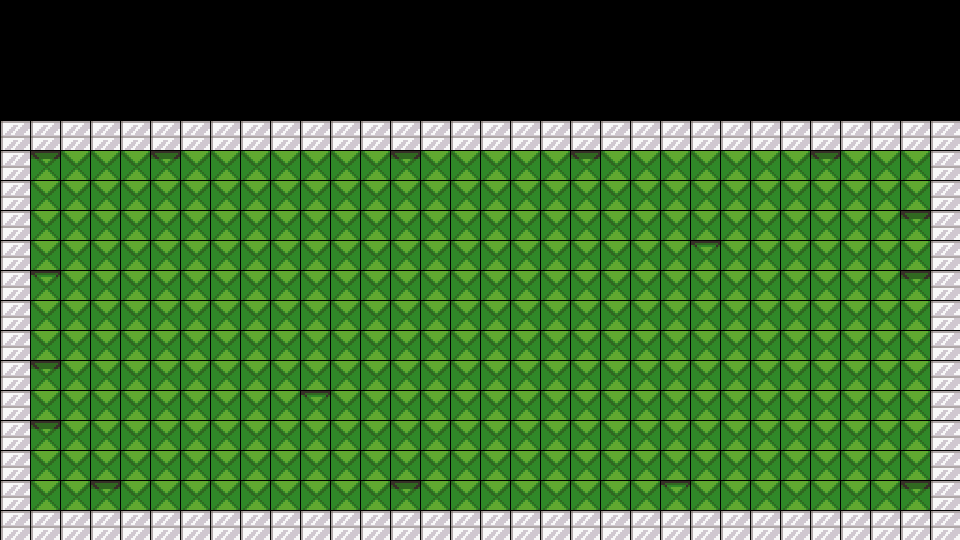

A level layout from a 2D game, rendered from its tile map. Below: a short description, then the map file with its tile-grid data intact:
An orthogonal 32x18 tile map with 30x30 px tiles, 1 tile layer (Tile Layer 1).

<map version="1.10" tiledversion="git" orientation="orthogonal" renderorder="right-down" width="32" height="18" tilewidth="30" tileheight="30" infinite="0" nextlayerid="2" nextobjectid="1">
 <tileset firstgid="1" name="BomberMan" tilewidth="30" tileheight="30" spacing="1" margin="0" tilecount="36" columns="6">
  <image source="../Assets/TileSet.png" width="200" height="200" />
 </tileset>
 <layer id="1" name="Tile Layer 1" width="32" height="18">
  <data encoding="csv">
0,0,0,0,0,0,0,0,0,0,0,0,0,0,0,0,0,0,0,0,0,0,0,0,0,0,0,0,0,0,0,0,
0,0,0,0,0,0,0,0,0,0,0,0,0,0,0,0,0,0,0,0,0,0,0,0,0,0,0,0,0,0,0,0,
0,0,0,0,0,0,0,0,0,0,0,0,0,0,0,0,0,0,0,0,0,0,0,0,0,0,0,0,0,0,0,0,
0,0,0,0,0,0,0,0,0,0,0,0,0,0,0,0,0,0,0,0,0,0,0,0,0,0,0,0,0,0,0,0,
1,1,1,1,1,1,1,1,1,1,1,1,1,1,1,1,1,1,1,1,1,1,1,1,1,1,1,1,1,1,1,1,
1,4,2,2,2,4,2,2,2,2,2,2,2,4,2,2,2,2,2,4,2,2,2,2,2,2,2,4,2,2,2,1,
1,2,2,2,2,2,2,2,2,2,2,2,2,2,2,2,2,2,2,2,2,2,2,2,2,2,2,2,2,2,2,1,
1,2,2,2,2,2,2,2,2,2,2,2,2,2,2,2,2,2,2,2,2,2,2,2,2,2,2,2,2,2,4,1,
1,2,2,2,2,2,2,2,2,2,2,2,2,2,2,2,2,2,2,2,2,2,2,5,2,2,2,2,2,2,2,1,
1,5,2,2,2,2,2,2,2,2,2,2,2,2,2,2,2,2,2,2,2,2,2,2,2,2,2,2,2,2,4,1,
1,2,2,2,2,2,2,2,2,2,2,2,2,2,2,2,2,2,2,2,2,2,2,2,2,2,2,2,2,2,2,1,
1,2,2,2,2,2,2,2,2,2,2,2,2,2,2,2,2,2,2,2,2,2,2,2,2,2,2,2,2,2,2,1,
1,4,2,2,2,2,2,2,2,2,2,2,2,2,2,2,2,2,2,2,2,2,2,2,2,2,2,2,2,2,2,1,
1,2,2,2,2,2,2,2,2,2,5,2,2,2,2,2,2,2,2,2,2,2,2,2,2,2,2,2,2,2,2,1,
1,4,2,2,2,2,2,2,2,2,2,2,2,2,2,2,2,2,2,2,2,2,2,2,2,2,2,2,2,2,2,1,
1,2,2,2,2,2,2,2,2,2,2,2,2,2,2,2,2,2,2,2,2,2,2,2,2,2,2,2,2,2,2,1,
1,2,2,4,2,2,2,2,2,2,2,2,2,4,2,2,2,2,2,2,2,2,5,2,2,2,2,2,2,2,4,1,
1,1,1,1,1,1,1,1,1,1,1,1,1,1,1,1,1,1,1,1,1,1,1,1,1,1,1,1,1,1,1,1
</data>
 </layer>
</map>